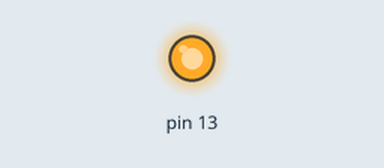
The sketch below on a simulated Arduino Uno, built with avr-gcc and run on an emulated ATmega328P. Parts: output pins drawn as LEDs (lit = HIGH).

Above: at 1.6 s.
At 4.9 s:
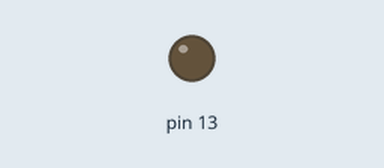
Timing chart, 0 to 7.0 s (numbered marks = the images above):
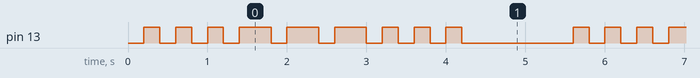

The sketch:

Lab3_1_Komarovskis.ino
```cpp
char test_data[100] = {0,1,0,1,0,1,0,1,1,0,1,1,0,1,1,0,1,0,1,0,1,0,2};


void morseRead(char *data, char data_len);

void setup() {
  pinMode(13, OUTPUT);
  Serial.begin(9600);
}

void loop() {
  morseRead(&test_data[0], sizeof(test_data)/sizeof(test_data[0]));
  delay(1000);
}

void morseRead(char *data, char data_len){
  int x;
  for (int k=0; k<data_len; k++){
    x = *data;
    if(x==2) break;
    digitalWrite(13, x);
    delay(200);
    data++;
  }
}
```

Measured:
- by itself, pin 13: repeats every 5.4 s: 2 × (LOW 0.20 s, HIGH 0.20 s), 3 × (LOW 0.20 s, HIGH 0.40 s), 3 × (LOW 0.20 s, HIGH 0.20 s), LOW 1.4 s, HIGH 0.20 s
- by itself, everything shown: repeats every 5.4 s, in 18 steps
